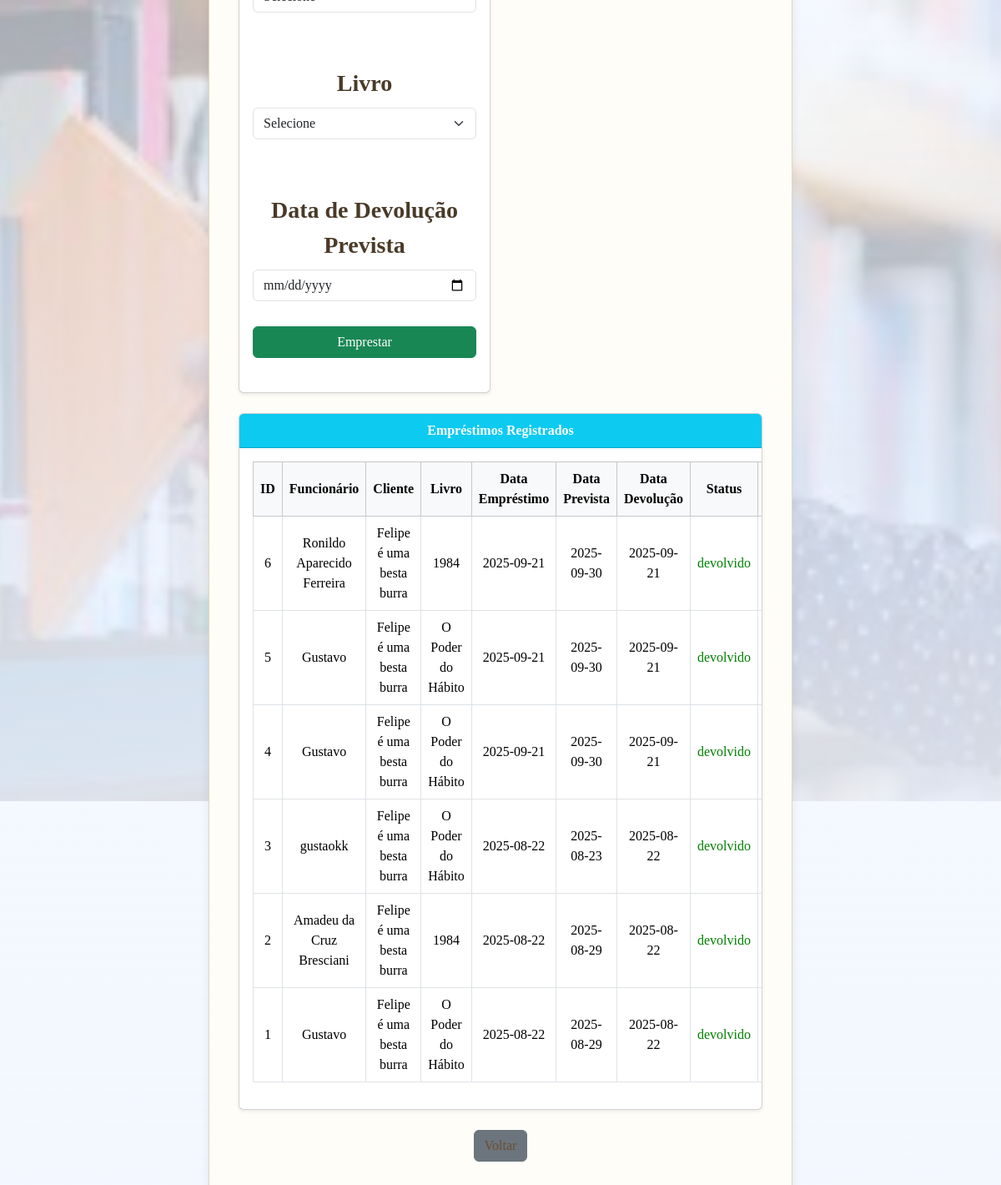
/emprestimos.php (signed in), run on the app's committed database.
### tables this page shows
CREATE TABLE `emprestimos` (
  `idEmprestimo` int(11) NOT NULL,
  `idFunc` int(11) DEFAULT NULL,
  `idLivro` int(11) NOT NULL,
  `data_emprestimo` date NOT NULL,
  `data_prevista` date DEFAULT NULL,
  `data_devolucao` date DEFAULT NULL,
  `status` enum('ativo','devolvido','atrasado','solicitado') DEFAULT 'ativo',
  `idCliente` int(11) NOT NULL
);

CREATE TABLE `funcionarios` (
  `idFunc` int(11) NOT NULL,
  `nickname` varchar(30) NOT NULL,
  `senha_hash` varchar(255) NOT NULL,
  `nome_completo` varchar(100) NOT NULL,
  `email` varchar(100) NOT NULL,
  `cpf` varchar(14) NOT NULL,
  `funcao` enum('gerente','repositor','cliente') NOT NULL
);

CREATE TABLE `livros` (
  `idLivro` int(11) NOT NULL,
  `titulo` varchar(255) NOT NULL,
  `sessao` varchar(30) NOT NULL,
  `autor` varchar(150) NOT NULL,
  `editora` varchar(100) DEFAULT NULL,
  `ano_publicacao` int(11) DEFAULT NULL,
  `quantidade` int(11) NOT NULL,
  `data_cadastro` timestamp NOT NULL DEFAULT current_timestamp()
);

### emprestimos.php (the view, shortened to what this page needs)
<?php
require 'banco.php';
$connect->query("UPDATE emprestimos
                 SET status = 'atrasado'
                 WHERE status = 'ativo' AND data_prevista < CURDATE()");
$emprestimos = $connect->query("
    SELECT e.idEmprestimo, f.nome_completo AS funcionario, c.nome_completo AS cliente, l.titulo,
           e.data_emprestimo, e.data_prevista, e.data_devolucao, e.status
    FROM emprestimos e
    JOIN funcionarios f ON e.idFunc = f.idFunc
    JOIN funcionarios c ON e.idCliente = c.idFunc
    JOIN livros l ON e.idLivro = l.idLivro
    ORDER BY e.idEmprestimo DESC
");
?>
<!DOCTYPE html>
<html lang="pt-br">
<head>
<link href="https://cdn.jsdelivr.net/npm/bootstrap@5.3.3/dist/css/bootstrap.min.css" rel="stylesheet">
<link rel="stylesheet" href="css/estilo.css">
</head>
<body class="hero emprestimo">
<div class="container">
    <div class="row">
        <div class="col-md-6 mb-4">
            <div class="card shadow-sm">
                <div class="card-body">
                    <form method="POST">
                        <div class="mb-3">
                            <select name="idCliente" class="form-select" required>
                                <option value="">Selecione</option>
                            </select>
                        </div>
                        <div class="mb-3">
                            <label class="form-label">Livro</label>
                            <select name="idLivro" class="form-select" required>
                                <option value="">Selecione</option>
                            </select>
                        </div>
                        <div class="mb-3">
                            <label class="form-label">Data de Devolução Prevista</label>
                            <input type="date" name="data_prevista" class="form-control" required>
                        </div>
                        <button type="submit" class="btn btn-success w-100">Emprestar</button>
                    </form>
                </div>
            </div>
        </div>
        <div class="col-md-6 mb-4">
        </div>
    </div>
    <div class="card shadow-sm mb-4">
        <div class="card-header bg-info text-white">Empréstimos Registrados</div>
        <div class="card-body table-responsive">
            <table class="table table-bordered table-hover">
                <thead class="table-light">
                    <tr>
                        <th>ID</th>
                        <th>Funcionário</th>
                        <th>Cliente</th>
                        <th>Livro</th>
                        <th>Data Empréstimo</th>
                        <th>Data Prevista</th>
                        <th>Data Devolução</th>
                        <th>Status</th>
                        <th>Ações</th>
                    </tr>
                </thead>
                <tbody>
                    <?php while ($e = $emprestimos->fetch_assoc()): ?>
                    <tr>
                        <td><?= $e['idEmprestimo'] ?></td>
                        <td><?= htmlspecialchars($e['funcionario']) ?></td>
                        <td><?= htmlspecialchars($e['cliente']) ?></td>
                        <td><?= htmlspecialchars($e['titulo']) ?></td>
                        <td><?= $e['data_emprestimo'] ?></td>
                        <td><?= $e['data_prevista'] ?></td>
                        <td><?= $e['data_devolucao'] ?? '-' ?></td>
                        <td style="color: <?= $e['status']=='atrasado'?'red':($e['status']=='ativo'?'orange':'green') ?>;">
                            <?= $e['status'] ?>
                        </td>
                        <td>
                        </td>
                    </tr>
                    <?php endwhile; ?>
                </tbody>
            </table>
        </div>
    </div>
    <a href="index.php" class="btn btn-secondary mb-4">Voltar</a>
</div>
</body>
</html>

### css/estilo.css (style rules this page uses)
body { font-family: 'Georgia', serif; background-color: #fefaf3; color: #3e2c1c; margin: 0; padding: 20px; }
.container { max-width: 700px; margin: 40px auto; background: #fffdf7; padding: 30px 35px; border-radius: 8px; box-shadow: 0 4px 12px rgba(0, 0, 0, 0.08); border: 1px solid #e0d8c3; }
form { margin-bottom: 25px; }
label { display: block; margin-top: 4rem; font-weight: bold; font-size: 1.75rem; color: #4a3a28; }
input[type="text"], input[type="number"], input[type="email"], input[type="password"], select { width: 100%; padding: 10px 12px; margin-top: 6px; border: 1.5px solid #c4b79c; border-radius: 6px; font-size: 1rem; box-sizing: border-box; background-color: #fdfaf4; }
button { background-color: #8d6e48; color: white; padding: 10px 18px; margin-top: 14px; border: none; border-radius: 5px; font-weight: bold; cursor: pointer; font-size: 1rem; }
a { color: #6b4e32 !important; text-decoration: none; font-weight: 600; font-size: 1.10rem; }
.hero { height: 120vh; display: flex; justify-content: center; align-items: center; text-align: center; color: #2e2e2e; position: relative; background-size: fill; background-position: center; }
.hero.emprestimo { background: linear-gradient(rgba(240,245,255,0.70), rgba(240,245,255,0.9)), url('../imagens/emprestimo.jpg') center/cover no-repeat; }

### emprestimos.php (style rules this page uses)
body.hero { padding-top: 20px; background-color: #f8f9fa; }
.card-header { font-weight: bold; }
.table td, .table th { vertical-align: middle; }

### data on the page
emprestimos: idEmprestimo "6", idFunc.nome_completo "Ronildo Aparecido Ferreira", idCliente.nome_completo "Felipe é uma besta burra", idLivro.titulo "1984", data_emprestimo "2025-09-21", data_prevista "2025-09-30", data_devolucao "2025-09-21", status "devolvido"
emprestimos: idEmprestimo "5", idFunc.nome_completo "Gustavo", idCliente.nome_completo "Felipe é uma besta burra", idLivro.titulo "O Poder do Hábito", data_emprestimo "2025-09-21", data_prevista "2025-09-30", data_devolucao "2025-09-21", status "devolvido"
emprestimos: idEmprestimo "4", idFunc.nome_completo "Gustavo", idCliente.nome_completo "Felipe é uma besta burra", idLivro.titulo "O Poder do Hábito", data_emprestimo "2025-09-21", data_prevista "2025-09-30", data_devolucao "2025-09-21", status "devolvido"
emprestimos: idEmprestimo "3", idFunc.nome_completo "gustaokk", idCliente.nome_completo "Felipe é uma besta burra", idLivro.titulo "O Poder do Hábito", data_emprestimo "2025-08-22", data_prevista "2025-08-23", data_devolucao "2025-08-22", status "devolvido"
emprestimos: idEmprestimo "2", idFunc.nome_completo "Amadeu da Cruz Bresciani", idCliente.nome_completo "Felipe é uma besta burra", idLivro.titulo "1984", data_emprestimo "2025-08-22", data_prevista "2025-08-29", data_devolucao "2025-08-22", status "devolvido"
emprestimos: idEmprestimo "1", idFunc.nome_completo "Gustavo", idCliente.nome_completo "Felipe é uma besta burra", idLivro.titulo "O Poder do Hábito", data_emprestimo "2025-08-22", data_prevista "2025-08-29", data_devolucao "2025-08-22", status "devolvido"
